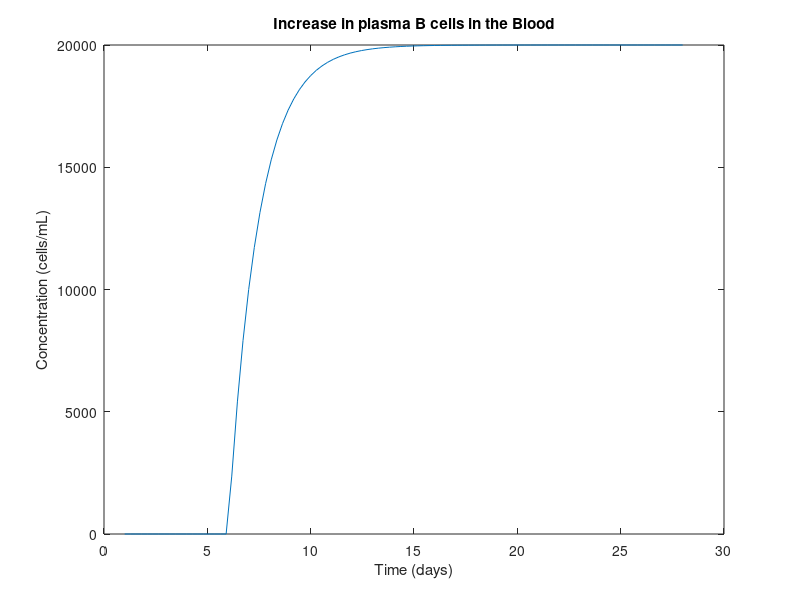

Source code (MATLAB): (Note: this script raises an error after producing the figure.)
% Antibody.m

% Calculate plasma blood cell levels
t = linspace(1,28);
Bp = t;
for i = 1:length(t)
    if(t(i) > 6)
        Bp(i) = 20000*(1 - exp(-0.693*(t(i)-6))); %cell/mL

    else 
        Bp = 0;

    end
end

figure(1); clf;
plot(t, Bp);
title('Increase in plasma B cells in the Blood');
xlabel('Time (days)');
ylabel('Concentration (cells/mL)');

%Initial concentrations and constants
times = [0 24];
A0 = 0;
k1 = 200e-12*20000;
k2 = 0.105;


%Calculation of Antibody concentration
[t,A] = ode45(@(t,A) Antibodies(t,A,k1,k2),times, A0);

t= [linspace(0, 6)'; (t+6)]; 
A = [zeros(100,1); A];
threshold = ones(1,length(t))*31.94e-6;

%Plot concentration with average level
figure(2);clf;
plot(t, A, t, threshold, '--')
title('Increase in HIV-1 Antibodies over Acute Phase')
xlabel('Time (days)');
ylabel('Concentration (g/mL)');
legend('[Ig]','Average Concentration');

function dA = Antibodies(t,A,k1,k2)
    %A is X(1), B is X(2), C is X(3), D is X(4)
    dA = 0;
    dA = k1*(1-exp(-0.693*t)) - k2*A; 
end